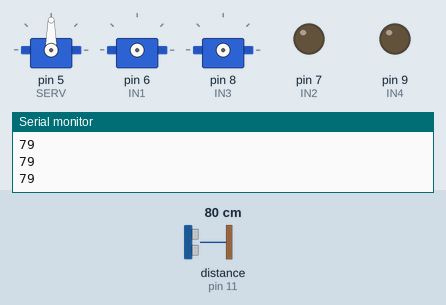
A sketch run on a simulated Arduino Uno, built with avr-gcc and run on an emulated ATmega328P. Parts: 3 × servo, output pins drawn as LEDs (lit = HIGH), the last lines printed to the serial monitor. Wiring (inferred from the names in the program): ultrasonic range finder: trigger pin 10; echo pin 11; 2 × servo: signal pin 6 / signal pin 8. The test bench sets the inputs (shaded band); at power-on: distance to the obstacle (sensor on pin 11) 80 cm. The echo pulse lasts 58.3 µs per cm; servo pulses on a pin are drawn as a servo (544–2400 µs = 0–180°); pins used as bus, display or sensor lines are not drawn.

Above: at 1.2 s.
1.3 s: distance to the obstacle (sensor on pin 11) set to 2 cm
At 1.8 s:
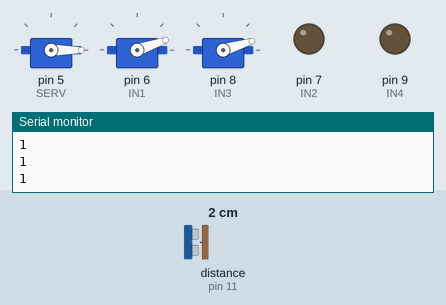
4.3 s: distance to the obstacle (sensor on pin 11) set to 35 cm
At 4.9 s:
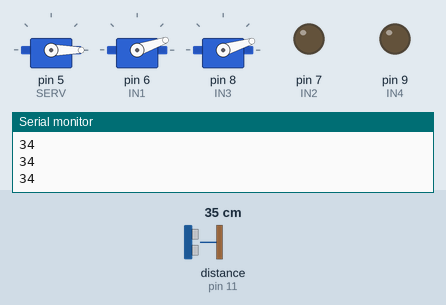
5.8 s: distance to the obstacle (sensor on pin 11) set to 4 cm
At 6.8 s:
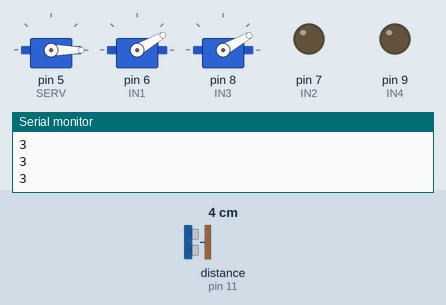
8.8 s: distance to the obstacle (sensor on pin 11) set to 60 cm
At 9.7 s:
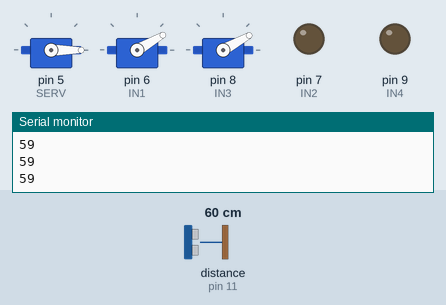
Timing chart, 0 to 11.3 s (numbered marks = the images above; inputs shaded):
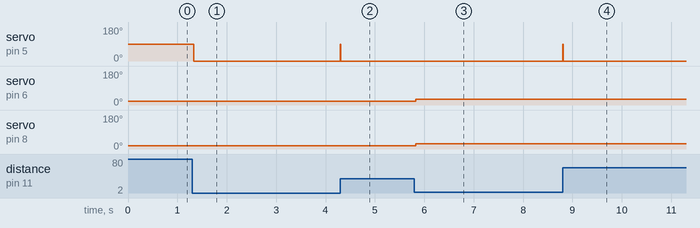

The sketch:

anti_collision_vehicle_code.ino
```cpp
#include <Servo.h>

#define IN1 6
#define IN2 7
#define IN3 8
#define IN4 9
#define TRIG 10
#define ECHO 11
#define SERV 5

// Prototipos
word ultraSonicRead(void);
byte scan(void);
void rightTurn(void);
void leftTurn(void);
void forward(void);
void stop(void);

Servo scanServo;

void setup() {
	pinMode(IN1, OUTPUT);
	pinMode(IN2, OUTPUT);
	pinMode(IN3, OUTPUT);
	pinMode(IN4, OUTPUT);
	pinMode(TRIG, OUTPUT);
	pinMode(ECHO, INPUT);
	Serial.begin(9600);
	scanServo.attach(SERV);
}

void loop() {
  word pos = ultraSonicRead();
  if (pos <= 400) {
    Serial.println(pos);
  } else {
    Serial.println(410);
  }
	if (pos <= 30) {
		stop();
		switch (scan()) {
			case 0 : rightTurn(); break;
			case 1 : leftTurn(); break;
		}
		forward();
	} else {
		forward();
	}
}

word ultraSonicRead(void) {
	word distance = 0;
	digitalWrite(TRIG, LOW);
	delayMicroseconds(2);
	digitalWrite(TRIG, HIGH);
	delayMicroseconds(10);
	digitalWrite(TRIG, LOW); // Envio una señal de 10 microsegundos y corto
	distance = word((pulseIn(ECHO, HIGH) * 0.0343) / 2); // El tiempo que tarda en volver la señal por la velocidad del sonido

	return distance;
}

void forward(void) {
	digitalWrite(IN1, HIGH);
	digitalWrite(IN2, LOW);
	digitalWrite(IN3, HIGH);
	digitalWrite(IN4, LOW);
}

void stop(void) {
	digitalWrite(IN1, LOW);
	digitalWrite(IN2, LOW);
	digitalWrite(IN3, LOW);
	digitalWrite(IN4, LOW);
}

void rightTurn(void) {
	digitalWrite(IN1, HIGH);
	digitalWrite(IN2, LOW);
	digitalWrite(IN3, LOW);
	digitalWrite(IN4, LOW);
}

void leftTurn(void) {
	digitalWrite(IN1, LOW);
	digitalWrite(IN2, LOW);
	digitalWrite(IN3, HIGH);
	digitalWrite(IN4, LOW);
}

byte scan(void) {
	for(int pos; pos < 90; pos++) {
		scanServo.write(pos);
	}
	word leftDistance = ultraSonicRead();

	for(int pos; pos > -90; pos--) {
		scanServo.write(pos);
	}
	word rightDistance = ultraSonicRead();

	for(int pos; pos < 0; pos++) {
		scanServo.write(pos);
	}
	if (rightDistance >= leftDistance) {
		return 0;
	} else {
		return 1;
	}
}
```

Measured:
- after the input at 1.3 s, servo on pin 5 (SERV): 90° → 0° at once
- after the input at 4.3 s, servo on pin 5 (SERV): 0° → 89° after 0.00 s instead of 1.5 s
- after the input at 5.8 s, servo on pin 6 (IN1): 19° → 30° at once; servo on pin 8 (IN3): 17° → 29° at once
- after the input at 8.8 s, servo on pin 5 (SERV): 0° → 89° after 0.00 s instead of 2.5 s
